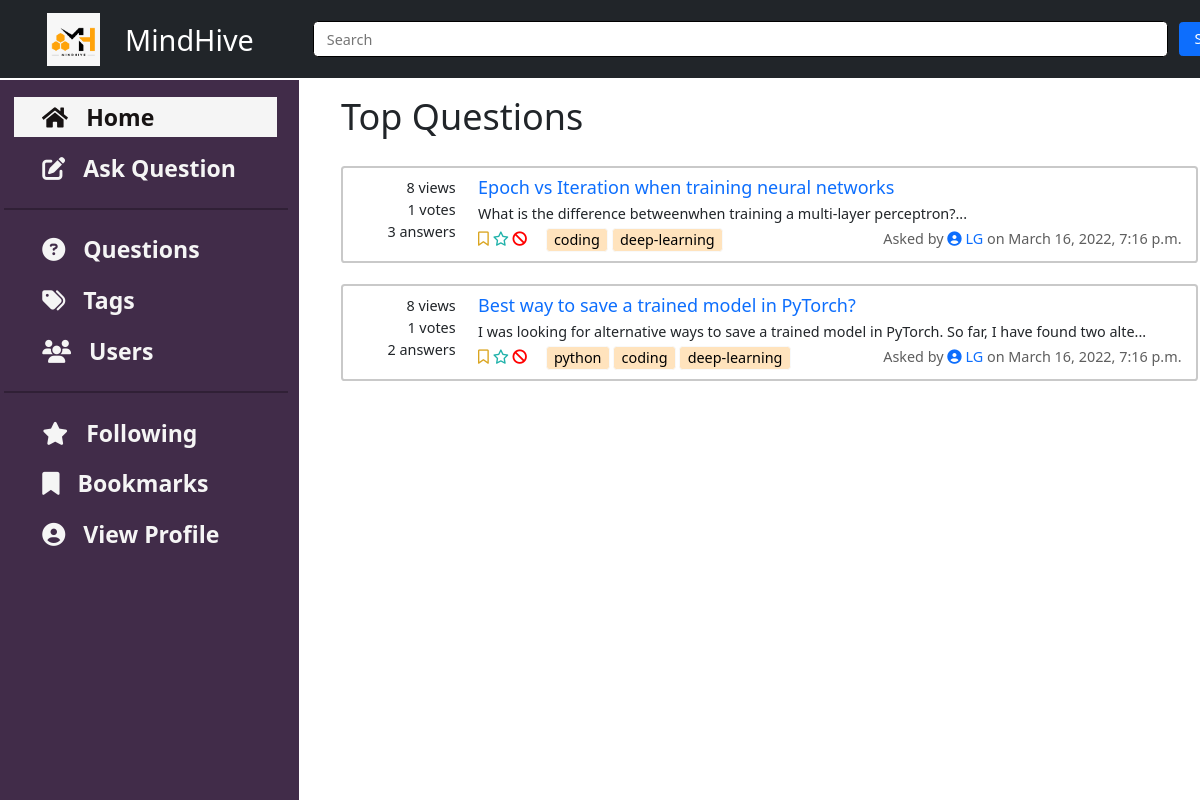
Page /home/tags/deep-learning on the committed database.
### questions/models.py (models this page shows, shortened)
class Question(Content):
    title = models.CharField(max_length=100)
    tags = models.ManyToManyField(to='tags.Tag', blank=True)
    viewedBy = models.ManyToManyField(to='users.User', related_name='viewedBy', blank=True)
    def get_votes(self):
        return self.likedBy.count() - self.dislikedBy.count()
    def get_summary_text(self):
        text = re.sub(r'<.*?>|&+.*;+', '', self.text)
        return text[:100] + '...'
    class Meta:
        ordering = ['-pub_date']

### home/models.py (models this page shows, shortened)
class Content(models.Model):
    text = RichTextField()
    author = models.ForeignKey(to='users.User', on_delete=models.SET_NULL, related_name='author', null=True)
    anonymous = models.BooleanField(default=False)
    pub_date = models.DateTimeField('date published', default=datetime.now())
    likedBy = models.ManyToManyField(to='users.User', related_name='likedBy', blank=True)
    dislikedBy = models.ManyToManyField(to='users.User', related_name='dislikedBy', blank=True)
    def get_author_name(self):
        if self.anonymous:
            return 'Anonymous User'
        else:
            return self.author.name
    def get_author_id(self):
        if self.anonymous:
            return 'Anonymous User'
        else:
            return self.author_id

### tags/models.py (models this page shows, shortened)
class Tag(models.Model):
    name = models.CharField(max_length=50)

### users/models.py (models this page shows, shortened)
class User(AbstractUser):
    username = models.CharField(max_length=20,blank=False)
    email = models.EmailField(
        verbose_name='email address',
        max_length=255,
        unique=True,
        blank=False,
    )
    name = models.CharField(max_length=20, blank=True, null=True)
    roll_no=models.CharField(max_length=8, blank=True, null=True)
    profile_image = models.ImageField(upload_to='profile_image', default='default.jpg')
    blocked = models.BooleanField(default=False)
    followingQuestions = models.ManyToManyField(to='questions.Question', related_name='users_following', blank=True)
    bookmarkQuestions = models.ManyToManyField(to='questions.Question', related_name='users_bookmarked', blank=True)
    favouriteTags = models.ManyToManyField(to='tags.Tag', blank=True)
    objects = UserInfoManager()
    USERNAME_FIELD = 'email'
    REQUIRED_FIELDS = ['username' ]

### home/views.py (the view)
# urls.py: path('tags/<tagname>', views.tagView, name='tags'),
def tagView(request,tagname):
    tagSel = Tag.objects.filter(name = tagname)#request.POST['tags'])
    tagQues = Question.objects.filter(tags__in = tagSel).distinct()
    return render(request, 'home/home.html', {'questions':tagQues})

### home/templates/home/home.html (shortened to what this page needs)
{% extends 'questions_list.html' %}
{% block heading %}
Top Questions
{% endblock %}

### templates/questions_list.html (shortened to what this page needs)
{% extends 'base.html' %}
{% block insert_content %}
<h1 class="container">
    {% block heading %}{% endblock %}
</h1>
<br>
<div class="container">
    {% if questions %}
    {%for question in questions%}
    <div class="card d-flex flex-row ">
        <div class="d-flex flex-column align-middle ques-stats">
            <span>{{question.viewedBy.count}} views</span>
            <span>{{question.get_votes}} votes</span>
            <span>{{question.answer_set.count}} answers</span>
        </div>
        <div class="d-flex flex-column">
            <a href="{% url 'questions:view_question' question_id=question.id %}" style="text-decoration: none;">
                <h5 style="margin-bottom: 4px;">{{question.title}}</h5>
            </a>
            <div style="margin-bottom: 4px;">{{question.get_summary_text}}</div>
            <div class="d-flex flex-row">
                <span>
                    <form class="follow-bookmark-form icon-only-buttons" style="display:inline">
                        <button type="submit" class="bookmark" name="action" , value="bookmark">
                            {% if user in question.users_bookmarked.all %}
                            <i class="fa-solid fa-bookmark"></i>
                            {% else %}
                            <i class="fa-regular fa-bookmark"></i>
                            {% endif %}
                        </button>
                        <button type="submit" class="follow" name="action" , value="follow">
                            {% if user in question.users_following.all %}
                            <i class="fa-solid fa-star"></i>
                            {% else %}
                            <i class="fa-regular fa-star"></i>
                            {% endif %}
                        </button>
                    </form>
                    <form class="icon-only-buttons" action="{% url 'questions:report' question.id %}" method="GET"
                        style="display:inline">
                        <button type="submit" name="id" , value={{question.id}}>
                            <i class="fa-solid fa-ban"></i>
                        </button>
                    </form>
                    {% for tag in question.tags.all %}
                    {% if tag in user.favouriteTags.all %}
                    <a class="btn btn-success" style="padding: 0px 8px;" href="#" class="tag_questions">{{tag.name}}</a>
                    {% else %}
                    <a class="btn btn-light" style="padding: 0px 8px; background-color: rgb(255, 227, 189);" href="#"
                        class="tag_questions">{{tag.name}}</a>
                    {% endif %}
                    {% endfor %}
                </span>
                <div class="text-right" style="position: absolute; right: 16px; color: rgb(94, 94, 94);">Asked by
                    {% if question.get_author_name == 'Anonymous User' %}
                    someone
                    {% else %}
                    <a href="{% url 'users:view_user' pk=question.get_author_id %}" style="text-decoration: none;">
                        <i class="fa-solid fa-circle-user"></i>
                        {{question.author.username}}
                    </a>
                    {% endif %}
                    on {{question.pub_date}}
                </div>
            </div>
        </div>
    </div>
    <br />
    {%endfor%}
    {% else %}
    <h2>
        {% block empty_message %}
        No questions to display.
        {% endblock %}
    </h2>
    {% endif %}
</div>
{% endblock %}

### static/css/master.css (style rules this page uses)
* { margin: 0; padding: 0; }
html { scroll-behavior: smooth; zoom: 90%; }
:root { --navbar-height: 59px; }
.icon-only-buttons button { background-color: transparent; border: none; color: black; padding: 0; margin: 0; }
.icon-only-buttons .fa-ban { color: rgb(255, 0, 0); }
.icon-only-buttons .fa-bookmark { color: goldenrod; }
.icon-only-buttons .fa-star { color: lightseagreen; }
.card { padding: 10px; border: 3px solid rgb(201, 201, 201); }
.ques-stats span { width: 25%; min-width: 140px; text-align: right; padding-right: 25px; }

### rows in the picture
Question: viewedBy.count "8", get_votes "1", answer_set.count "3", title "Epoch vs Iteration when training neural networks", get_summary_text "What is the difference betweenwhen training a multi-layer perceptron?...", author.username "LG", pub_date "March 16, 2022, 7:16 p.m."
Tag: name "coding"
Tag: name "deep-learning"
Question: viewedBy.count "8", get_votes "1", answer_set.count "2", title "Best way to save a trained model in PyTorch?", get_summary_text "I was looking for alternative ways to save a trained model in PyTorch. So far, I have found two alte...", author.username "LG", pub_date "March 16, 2022, 7:16 p.m."
Tag: name "python"
